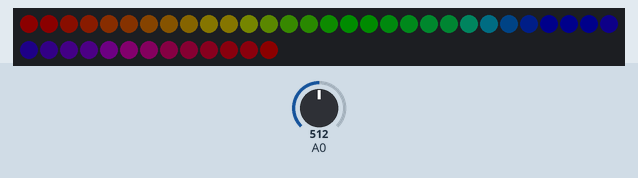
The sketch below on a simulated Arduino Uno, built with avr-gcc and run on an emulated ATmega328P. Shown: 43 RGB LEDs in strip order, left to right, continuing on the next row. The test bench sets the inputs (shaded band); at power-on: A0 = 512. Dim RGB values are drawn brighter than linear; random numbers use the default seed unless the sketch sets one.

Above: at 2.0 s.
At 4.41 s:
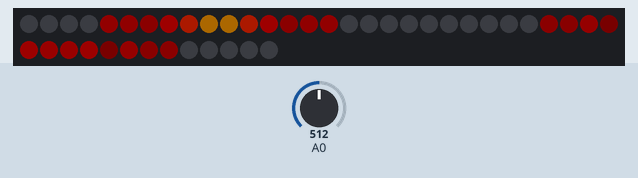
At 13.18 s:
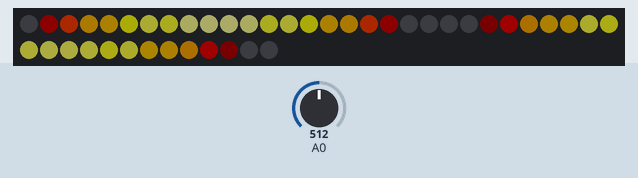
At 21.31 s:
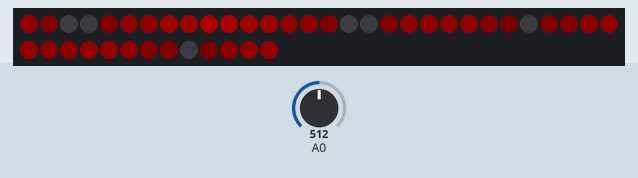
At 30.4 s:
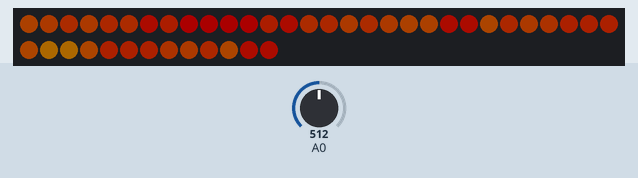
At 39.53 s:
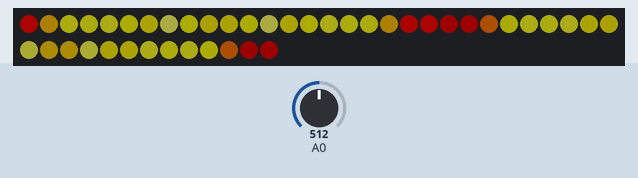

The sketch:

wing.ino
```cpp
#include "Arduino.h"
#include <stdlib.h>
#include <FastLED.h>
// Was built against version 3.1

#define LEDPIN 17
#define LEDCOUNT 43

CRGB leds[LEDCOUNT+1];
int ledTweak[LEDCOUNT+1] = {
  0, 1, 2, 3, 4, 5, 6, 8, 10, 12,       12, 11, 10, 8, 6, 5, 4, 3, 2, 1, 0,
  0, 1, 2, 3, 4, 5, 6, 8, 10, 11, 12,   12, 11, 10, 8, 6, 5, 4, 3, 2, 1, 0
};

///////////// Test sequence ////////////
void boot_up() {
  int hue;
  for (int i=0; i < LEDCOUNT; i++) {
    hue = (i * 6)%256;
    leds[i] = CHSV(hue, 255, 128);
    FastLED.show();
    FastLED.delay(20);
  }
  FastLED.delay(2000);
}

inline CRGB rand_new_star(int chance) {
  if (random16(1000) > chance) {
    return CRGB::Black;
  }

  //int hue = random8(159, 255);
  int hue = random8(0, 255);

  int brightness = random8(128,255);

  return CHSV( hue, 255, brightness);
}

/////////////// Pulse effect /////////////

void pulse(int hue, int times) {
  int bright;

  for (int i=0; i < times; i++) {
    for (bright=0; bright <= 255; bright++) {
      fill_solid( leds, LEDCOUNT, CHSV( hue, 255, ease8InOutCubic(bright) ) );
      FastLED.show();
      FastLED.delay(9);
    }

    FastLED.delay(100);

    for (bright=255; bright >= 0; bright--) {
      if (bright%4 == 0 && hue > 0) { hue--; } // fade to different colour
      fill_solid( leds, LEDCOUNT, CHSV( hue, 255, ease8InOutCubic(bright) ) );
      FastLED.show();
      FastLED.delay(5);
    }

    if (times > 0) {
      FastLED.delay(500);
    }

  }
}

/////////////////////////////////

/////////// Fire effect /////////////
// Could also be bubble effect with different pallette
// taken from FastLED example and modified
// ideally should only apply to vertical strips, and should be applied
// separately to each one

// COOLING: How much does the air cool as it rises?
// Less cooling = taller flames.  More cooling = shorter flames.
// Default 50, suggested range 20-100
#define COOLING  40

// SPARKING: What chance (out of 255) is there that a new spark will be lit?
// Higher chance = more roaring fire.  Lower chance = more flickery fire.
// Default 120, suggested range 50-200.
#define SPARKING 50

#define FIRE_NUM_LEDS 23

void fire_iter() {
  // Array of temperature readings at each simulation cell
  static byte heat[FIRE_NUM_LEDS];

  // Step 1.  Cool down every cell a little
  for( int i = 0; i < FIRE_NUM_LEDS; i++) {
    heat[i] = qsub8( heat[i],  random8(0, ((COOLING * 10) / FIRE_NUM_LEDS) + 2));
  }

  // Step 2.  Heat from each cell drifts 'up' and diffuses a little
  for( int k= FIRE_NUM_LEDS - 1; k >= 2; k--) {
    heat[k] = (heat[k - 1] + heat[k - 2] + heat[k - 2] ) / 3;
  }

  // Step 3.  Randomly ignite new 'sparks' of heat near the bottom
  if( random8() < SPARKING ) {
    int y = random8(3);
    heat[y] = qadd8( heat[y], random8(160,255) );
  }

  // Step 4.  Map from heat cells to LEDs on the wing..
  // XXX this is awful, jesus. Don't judge me!
  /*
  20 19 18 17 16 15 14 13 12 11 10 /  09 08 07 06 05 04 03 02 01 00
21 22 23 24 25 26 27 28 29 30 31   /    32 33 34 35 36 37 38 39 40 41 42
  */

  int j = 0;
  leds[10] = leds[9] = HeatColor(heat[j+=2]);
  leds[11] = leds[8] = HeatColor(heat[j+=2]);
  leds[12] = leds[7] = HeatColor(heat[j+=2]);
  leds[13] = leds[6] = HeatColor(heat[j+=2]);
  leds[14] = leds[5] = HeatColor(heat[j+=2]);
  leds[15] = leds[4] = HeatColor(heat[j+=2]);
  leds[16] = leds[3] = HeatColor(heat[j+=2]);
  leds[17] = leds[2] = HeatColor(heat[j+=2]);
  leds[18] = leds[1] = HeatColor(heat[j+=2]);
  leds[19] = leds[0] = HeatColor(heat[j+=2]);
  leds[20] = HeatColor(heat[j]);

  j = 1;
  leds[31] = leds[32] = HeatColor(heat[j+=2]);
  leds[30] = leds[33] = HeatColor(heat[j+=2]);
  leds[29] = leds[34] = HeatColor(heat[j+=2]);
  leds[28] = leds[35] = HeatColor(heat[j+=2]);
  leds[27] = leds[36] = HeatColor(heat[j+=2]);
  leds[26] = leds[37] = HeatColor(heat[j+=2]);
  leds[25] = leds[38] = HeatColor(heat[j+=2]);
  leds[24] = leds[39] = HeatColor(heat[j+=2]);
  leds[23] = leds[40] = HeatColor(heat[j+=2]);
  leds[22] = leds[41] = HeatColor(heat[j+=2]);
  leds[21] = leds[42] = HeatColor(heat[j]);

}

void start_fire(unsigned long duration) {
  unsigned long endpoint = millis() + duration;

  for (int i=0; i < LEDCOUNT; i++) {
    leds[i].setRGB(0,0,0);
  }
  FastLED.show(); // display this frame
  FastLED.delay(10); // flush octows2811

  while (millis() < endpoint) {
    fire_iter();
    FastLED.show();
    FastLED.delay(30);
  }
}

void left_stripe() {
  int j = 31;

  for (int i=11; i <= 20; i++) {
    fill_solid( leds, LEDCOUNT, CRGB::Black );
    leds[i].setRGB(0,0,255);
    leds[j--].setRGB(0,0,255);
    FastLED.show();
    FastLED.delay(60);
  }
}

void right_stripe() {
   int j = 9;

  for (int i=32; i <= 41; i++) {
    fill_solid( leds, LEDCOUNT, CRGB::Black );
    leds[i].setRGB(0,0,255);
    leds[j--].setRGB(0,0,255);
    FastLED.show();
    FastLED.delay(60);
  }
}

void blue_stripes() {
  FastLED.setBrightness(128);
  for (int i=0; i < 40; i++) {
    left_stripe();
    right_stripe();
  }
  FastLED.setBrightness(48);
}


void setup() {
  delay(1000);
  randomSeed(analogRead(0));
  random16_set_seed(analogRead(0));

  FastLED.addLeds<NEOPIXEL, LEDPIN>(leds, LEDCOUNT);
  FastLED.setBrightness(48);
  // set to blank
  for (int i=0; i < LEDCOUNT; i++) {
    leds[i].setRGB(0,0,0);
  }

  FastLED.show();

  boot_up();
}


void glow_iter() {
  const int top_hue = 0;
  const int low_hue = 29;
  static uint8_t top_easing = 0;
  static uint8_t low_easing = 0;
  static uint8_t top_easeIn  = 0;
  static uint8_t low_easeIn  = 64;

  top_easing = quadwave8(top_easeIn) / 3;
  low_easing = quadwave8(low_easeIn) / 3;
  top_easeIn++;
  low_easeIn+=2;


  for (int i=0; i <= 20; i++) {
    leds[i] = CHSV(top_hue, 255, 120 + (4 * ledTweak[i]) + top_easing);
  }

  for (int i=21; i <= 42; i++) {
    leds[i] = CHSV(low_hue, 255, 120 + (4 * ledTweak[i]) + low_easing);
  }

  FastLED.show();
  FastLED.delay(10);
}

void red_glow(unsigned long duration) {
    unsigned long endpoint = millis() + duration;
    while (millis() < endpoint) {
      glow_iter();
    }
}


void loop() {
    start_fire(180000);
    blue_stripes();
    red_glow(90000);
    blue_stripes();
}
```

Measured:
- what the display in image 0 shows lasts 2.0 s, from 1.9 s to 3.9 s
